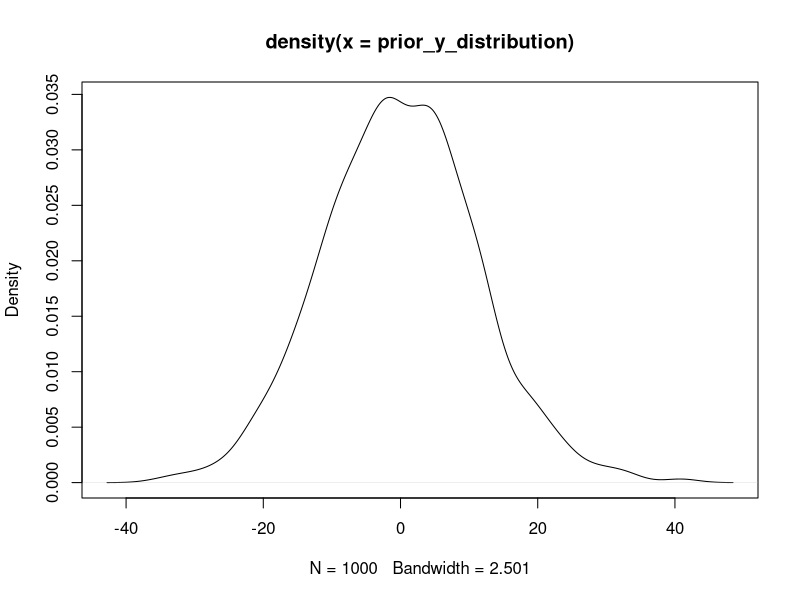

The R source for this figure:
## ---- chunk 1
knitr::opts_chunk$set(echo = TRUE)
library(tidyverse)
#library(rethinking)
## ---- chunk 2
# sample sigma from a uniform dist from 0, 10
sigma_s <- runif(1000, 0, 10)
mu_s <- rnorm(1000, 0, 10)

prior_y_distribution <- rnorm(1000, mean=mu_s, sd=sigma_s)
plot(density(prior_y_distribution))

## ---- chunk 3

flist <- alist(
    y ~ dnorm( mu_s, sigma_s ) ,
    mu ~ dnorm( 0 , 10 ) ,
    sigma ~ dunif( 0 , 10 )
)
## ---- chunk 4
weights <- c(46.95, 43.72, 64.78, 32.59, 54.63)

  
